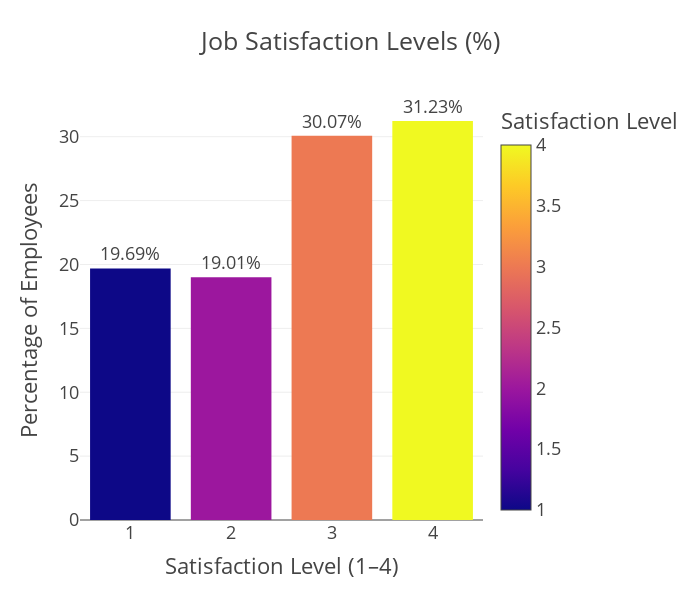

Notebook code cell kept with this figure:
### Code cell
job_satisfaction = HR_Analytics_df['JobSatisfaction'].value_counts(normalize=True).sort_index().reset_index()
job_satisfaction.columns = ['Satisfaction Level', 'Percentage']
job_satisfaction['Percentage'] *= 100

fig = px.bar(job_satisfaction,
             x='Satisfaction Level',
             y='Percentage',
             text='Percentage',
             color='Satisfaction Level',
             color_discrete_sequence=px.colors.sequential.Blues,
             title='Job Satisfaction Levels (%)',
             width=400,
             height=400)

fig.update_layout(template="presentation",
                  xaxis_title='Satisfaction Level (1–4)',
                  yaxis_title='Percentage of Employees',
                  width=700,
                  height=600,
                  showlegend=False,
                  paper_bgcolor="rgba(0,0,0,0)",
                  plot_bgcolor="rgba(0,0,0,0)")


fig.update_traces(texttemplate='%{text:.2f}%', textposition='outside')
fig.show()

fig.write_image(os.path.join(results_dir, 'job_satisfaction.jpg'))
fig.write_image(os.path.join(results_dir, 'job_satisfaction.png'))
fig.write_html(os.path.join(results_dir, 'job_satisfaction.html'))

### Figure 1 — Plotly figure (JSON) as saved in the notebook; plotly's stock layout.template omitted (floating-point values rounded to 4 significant figures)
{"data": [{"hovertemplate": "Satisfaction Level=%{marker.color}<br>Percentage=%{text}<extra></extra>", "legendgroup": "", "marker": {"color": [1, 2, 3, 4], "coloraxis": "coloraxis", "pattern": {"shape": ""}}, "name": "", "orientation": "v", "showlegend": false, "text": [19.69, 19.01, 30.07, 31.23], "textposition": "outside", "texttemplate": "%{text:.2f}%", "type": "bar", "x": [1, 2, 3, 4], "xaxis": "x", "y": [19.69, 19.01, 30.07, 31.23], "yaxis": "y"}], "layout": {"barmode": "relative", "coloraxis": {"colorbar": {"title": {"text": "Satisfaction Level"}}, "colorscale": [[0, "#0d0887"], [0.1111, "#46039f"], [0.2222, "#7201a8"], [0.3333, "#9c179e"], [0.4444, "#bd3786"], [0.5556, "#d8576b"], [0.6667, "#ed7953"], [0.7778, "#fb9f3a"], [0.8889, "#fdca26"], [1, "#f0f921"]]}, "height": 600, "legend": {"tracegroupgap": 0}, "paper_bgcolor": "rgba(0, 0, 0, 0)", "plot_bgcolor": "rgba(0, 0, 0, 0)", "showlegend": false, "title": {"text": "Job Satisfaction Levels (%)"}, "width": 700, "xaxis": {"anchor": "y", "autorange": true, "domain": [0, 1], "range": [0.5, 4.5], "title": {"text": "Satisfaction Level (1–4)"}, "type": "linear"}, "yaxis": {"anchor": "x", "autorange": true, "domain": [0, 1], "range": [0, 32.87], "title": {"text": "Percentage of Employees"}, "type": "linear"}}}
